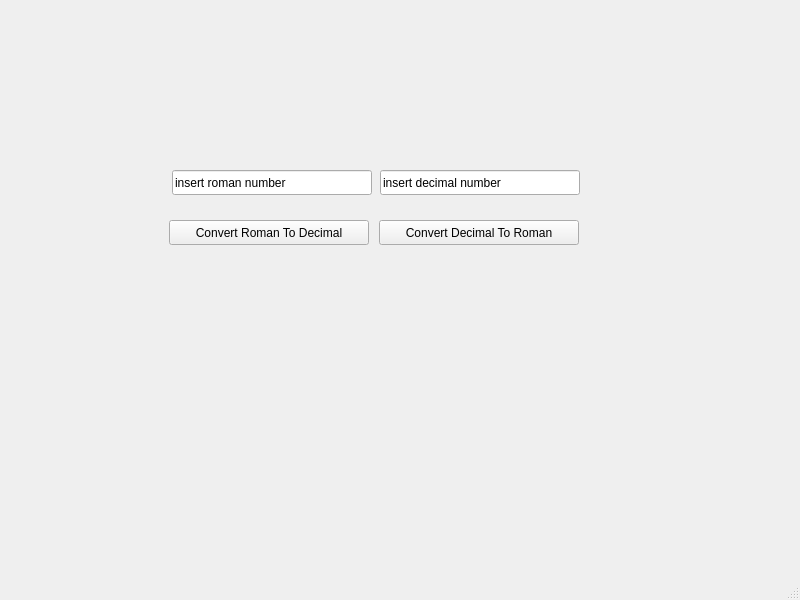
<?xml version="1.0" encoding="UTF-8"?>
<ui version="4.0">
 <class>MainWindow</class>
 <widget class="QMainWindow" name="MainWindow">
  <property name="geometry">
   <rect>
    <x>0</x>
    <y>0</y>
    <width>800</width>
    <height>600</height>
   </rect>
  </property>
  <property name="windowTitle">
   <string>MainWindow</string>
  </property>
  <widget class="QWidget" name="centralwidget">
   <widget class="QPushButton" name="convertRomToDecButton">
    <property name="geometry">
     <rect>
      <x>169</x>
      <y>220</y>
      <width>200</width>
      <height>25</height>
     </rect>
    </property>
    <property name="text">
     <string>Convert Roman To Decimal</string>
    </property>
   </widget>
   <widget class="QPushButton" name="convertDecToRomButton">
    <property name="geometry">
     <rect>
      <x>379</x>
      <y>220</y>
      <width>200</width>
      <height>25</height>
     </rect>
    </property>
    <property name="text">
     <string>Convert Decimal To Roman</string>
    </property>
   </widget>
   <widget class="QLineEdit" name="romanNumberLineEdit">
    <property name="geometry">
     <rect>
      <x>172</x>
      <y>170</y>
      <width>200</width>
      <height>25</height>
     </rect>
    </property>
    <property name="text">
     <string>insert roman number</string>
    </property>
   </widget>
   <widget class="QLineEdit" name="decimalNumberLineEdit">
    <property name="geometry">
     <rect>
      <x>380</x>
      <y>170</y>
      <width>200</width>
      <height>25</height>
     </rect>
    </property>
    <property name="text">
     <string>insert decimal number</string>
    </property>
   </widget>
  </widget>
  <widget class="QMenuBar" name="menubar">
   <property name="geometry">
    <rect>
     <x>0</x>
     <y>0</y>
     <width>800</width>
     <height>21</height>
    </rect>
   </property>
  </widget>
  <widget class="QStatusBar" name="statusbar"/>
 </widget>
 <resources/>
 <connections/>
</ui>
